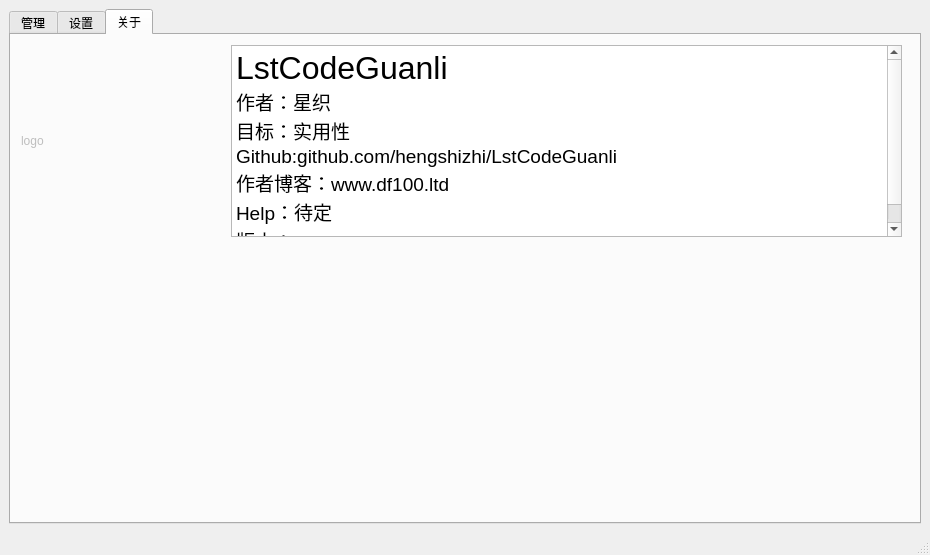
<?xml version="1.0" encoding="UTF-8"?>
<ui version="4.0">
 <class>MainWindow</class>
 <widget class="QMainWindow" name="MainWindow">
  <property name="geometry">
   <rect>
    <x>0</x>
    <y>0</y>
    <width>930</width>
    <height>555</height>
   </rect>
  </property>
  <property name="windowTitle">
   <string>MainWindow</string>
  </property>
  <widget class="QWidget" name="codeGuanli">
   <layout class="QHBoxLayout" name="horizontalLayout_9">
    <item>
     <widget class="QTabWidget" name="tabWidget">
      <property name="currentIndex">
       <number>2</number>
      </property>
      <widget class="QWidget" name="tab">
       <attribute name="title">
        <string>管理</string>
       </attribute>
       <layout class="QHBoxLayout" name="horizontalLayout_8">
        <item>
         <layout class="QHBoxLayout" name="main">
          <item>
           <widget class="QGroupBox" name="groupBox_2">
            <property name="title">
             <string>代码片段列表</string>
            </property>
            <layout class="QVBoxLayout" name="verticalLayout_4">
             <item>
              <layout class="QVBoxLayout" name="verticalLayout_3">
               <item>
                <layout class="QHBoxLayout" name="horizontalLayout_6">
                 <item>
                  <widget class="QLabel" name="label_7">
                   <property name="text">
                    <string>搜索</string>
                   </property>
                  </widget>
                 </item>
                 <item>
                  <widget class="QLineEdit" name="sou"/>
                 </item>
                 <item>
                  <widget class="QCheckBox" name="CloudSwitch">
                   <property name="text">
                    <string>云开关</string>
                   </property>
                  </widget>
                 </item>
                </layout>
               </item>
               <item>
                <widget class="QListWidget" name="codePdList"/>
               </item>
               <item>
                <layout class="QHBoxLayout" name="horizontalLayout_7">
                 <item>
                  <widget class="QPushButton" name="delPd">
                   <property name="text">
                    <string>删除</string>
                   </property>
                  </widget>
                 </item>
                 <item>
                  <widget class="QPushButton" name="addPd">
                   <property name="text">
                    <string>添加</string>
                   </property>
                  </widget>
                 </item>
                </layout>
               </item>
              </layout>
             </item>
            </layout>
           </widget>
          </item>
          <item>
           <widget class="QGroupBox" name="groupBox">
            <property name="title">
             <string>代码片段信息</string>
            </property>
            <layout class="QHBoxLayout" name="horizontalLayout_5">
             <item>
              <layout class="QVBoxLayout" name="verticalLayout_2">
               <item>
                <layout class="QVBoxLayout" name="verticalLayout">
                 <item>
                  <layout class="QHBoxLayout" name="horizontalLayout">
                   <item>
                    <widget class="QLabel" name="label">
                     <property name="text">
                      <string>名称</string>
                     </property>
                    </widget>
                   </item>
                   <item>
                    <widget class="QLineEdit" name="name"/>
                   </item>
                   <item>
                    <widget class="QLabel" name="label_2">
                     <property name="text">
                      <string>路径</string>
                     </property>
                    </widget>
                   </item>
                   <item>
                    <widget class="QLineEdit" name="path"/>
                   </item>
                  </layout>
                 </item>
                 <item>
                  <layout class="QHBoxLayout" name="horizontalLayout_2">
                   <item>
                    <widget class="QLabel" name="label_4">
                     <property name="text">
                      <string>语言</string>
                     </property>
                    </widget>
                   </item>
                   <item>
                    <widget class="QLineEdit" name="yvyan"/>
                   </item>
                   <item>
                    <widget class="QLabel" name="label_5">
                     <property name="text">
                      <string>prefix</string>
                     </property>
                    </widget>
                   </item>
                   <item>
                    <widget class="QLineEdit" name="prefix"/>
                   </item>
                  </layout>
                 </item>
                 <item>
                  <layout class="QHBoxLayout" name="horizontalLayout_3">
                   <item>
                    <widget class="QLabel" name="label_6">
                     <property name="text">
                      <string>描述</string>
                     </property>
                    </widget>
                   </item>
                   <item>
                    <widget class="QTextEdit" name="miaoshu"/>
                   </item>
                  </layout>
                 </item>
                 <item>
                  <layout class="QHBoxLayout" name="horizontalLayout_4">
                   <item>
                    <widget class="QLabel" name="label_3">
                     <property name="text">
                      <string>代码</string>
                     </property>
                    </widget>
                   </item>
                   <item>
                    <widget class="QTextEdit" name="code"/>
                   </item>
                  </layout>
                 </item>
                </layout>
               </item>
               <item>
                <widget class="QPushButton" name="OK">
                 <property name="text">
                  <string>确定</string>
                 </property>
                </widget>
               </item>
              </layout>
             </item>
            </layout>
           </widget>
          </item>
         </layout>
        </item>
       </layout>
      </widget>
      <widget class="QWidget" name="tab2">
       <attribute name="title">
        <string>设置</string>
       </attribute>
       <layout class="QVBoxLayout" name="verticalLayout_6">
        <item>
         <layout class="QVBoxLayout" name="verticalLayout_5">
          <item>
           <layout class="QHBoxLayout" name="horizontalLayout_10">
            <item>
             <widget class="QLabel" name="label_8">
              <property name="text">
               <string>默认语言</string>
              </property>
             </widget>
            </item>
            <item>
             <widget class="QLineEdit" name="morenyvyan"/>
            </item>
           </layout>
          </item>
          <item>
           <layout class="QHBoxLayout" name="horizontalLayout_11">
            <item>
             <widget class="QLabel" name="label_9">
              <property name="text">
               <string>代码片段文件路径</string>
              </property>
             </widget>
            </item>
            <item>
             <widget class="QLineEdit" name="vscodeDMDpath"/>
            </item>
           </layout>
          </item>
          <item>
           <layout class="QHBoxLayout" name="horizontalLayout_12">
            <item>
             <widget class="QLabel" name="label_10">
              <property name="text">
               <string>lci_session_key</string>
              </property>
             </widget>
            </item>
            <item>
             <widget class="QLineEdit" name="lci_session_key"/>
            </item>
            <item>
             <widget class="QPushButton" name="yanzhengkeyong">
              <property name="text">
               <string>验证可用性</string>
              </property>
             </widget>
            </item>
           </layout>
          </item>
         </layout>
        </item>
       </layout>
      </widget>
      <widget class="QWidget" name="tab_2">
       <attribute name="title">
        <string>关于</string>
       </attribute>
       <widget class="QTextBrowser" name="textBrowser">
        <property name="geometry">
         <rect>
          <x>220</x>
          <y>10</y>
          <width>671</width>
          <height>192</height>
         </rect>
        </property>
        <property name="html">
         <string>&lt;!DOCTYPE HTML PUBLIC &quot;-//W3C//DTD HTML 4.0//EN&quot; &quot;http://www.w3.org/TR/REC-html40/strict.dtd&quot;&gt;
&lt;html&gt;&lt;head&gt;&lt;meta name=&quot;qrichtext&quot; content=&quot;1&quot; /&gt;&lt;style type=&quot;text/css&quot;&gt;
p, li { white-space: pre-wrap; }
&lt;/style&gt;&lt;/head&gt;&lt;body style=&quot; font-family:'SimSun'; font-size:9pt; font-weight:400; font-style:normal;&quot;&gt;
&lt;p style=&quot; margin-top:0px; margin-bottom:0px; margin-left:0px; margin-right:0px; -qt-block-indent:0; text-indent:0px;&quot;&gt;&lt;span style=&quot; font-size:24pt;&quot;&gt;LstCodeGuanli&lt;/span&gt;&lt;/p&gt;
&lt;p style=&quot; margin-top:0px; margin-bottom:0px; margin-left:0px; margin-right:0px; -qt-block-indent:0; text-indent:0px;&quot;&gt;&lt;span style=&quot; font-size:14pt;&quot;&gt;作者：星织&lt;/span&gt;&lt;/p&gt;
&lt;p style=&quot; margin-top:0px; margin-bottom:0px; margin-left:0px; margin-right:0px; -qt-block-indent:0; text-indent:0px;&quot;&gt;&lt;span style=&quot; font-size:14pt;&quot;&gt;目标：实用性&lt;/span&gt;&lt;/p&gt;
&lt;p style=&quot; margin-top:0px; margin-bottom:0px; margin-left:0px; margin-right:0px; -qt-block-indent:0; text-indent:0px;&quot;&gt;&lt;span style=&quot; font-size:14pt;&quot;&gt;Github:github.com/hengshizhi/LstCodeGuanli&lt;/span&gt;&lt;/p&gt;
&lt;p style=&quot; margin-top:0px; margin-bottom:0px; margin-left:0px; margin-right:0px; -qt-block-indent:0; text-indent:0px;&quot;&gt;&lt;span style=&quot; font-size:14pt;&quot;&gt;作者博客：www.df100.ltd&lt;/span&gt;&lt;/p&gt;
&lt;p style=&quot; margin-top:0px; margin-bottom:0px; margin-left:0px; margin-right:0px; -qt-block-indent:0; text-indent:0px;&quot;&gt;&lt;span style=&quot; font-size:14pt;&quot;&gt;Help：待定&lt;/span&gt;&lt;/p&gt;
&lt;p style=&quot; margin-top:0px; margin-bottom:0px; margin-left:0px; margin-right:0px; -qt-block-indent:0; text-indent:0px;&quot;&gt;&lt;span style=&quot; font-size:14pt;&quot;&gt;版本：1.0&lt;/span&gt;&lt;/p&gt;&lt;/body&gt;&lt;/html&gt;</string>
        </property>
       </widget>
       <widget class="QLabel" name="logoImg">
        <property name="enabled">
         <bool>false</bool>
        </property>
        <property name="geometry">
         <rect>
          <x>10</x>
          <y>10</y>
          <width>191</width>
          <height>191</height>
         </rect>
        </property>
        <property name="minimumSize">
         <size>
          <width>162</width>
          <height>0</height>
         </size>
        </property>
        <property name="text">
         <string>logo                       </string>
        </property>
       </widget>
      </widget>
     </widget>
    </item>
   </layout>
  </widget>
  <widget class="QMenuBar" name="menubar">
   <property name="geometry">
    <rect>
     <x>0</x>
     <y>0</y>
     <width>930</width>
     <height>23</height>
    </rect>
   </property>
  </widget>
  <widget class="QStatusBar" name="statusbar"/>
 </widget>
 <resources/>
 <connections/>
</ui>
